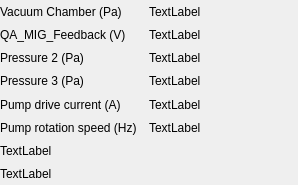
<?xml version="1.0" encoding="UTF-8"?>
<ui version="4.0">
 <class>sSystemState</class>
 <widget class="QWidget" name="sSystemState">
  <property name="geometry">
   <rect>
    <x>0</x>
    <y>0</y>
    <width>298</width>
    <height>185</height>
   </rect>
  </property>
  <property name="windowTitle">
   <string>Form</string>
  </property>
  <layout class="QVBoxLayout" name="verticalLayout">
   <property name="spacing">
    <number>0</number>
   </property>
   <property name="leftMargin">
    <number>0</number>
   </property>
   <property name="topMargin">
    <number>0</number>
   </property>
   <property name="rightMargin">
    <number>0</number>
   </property>
   <property name="bottomMargin">
    <number>0</number>
   </property>
   <item>
    <layout class="QGridLayout" name="gridLayout">
     <item row="3" column="0">
      <widget class="QLabel" name="label_5">
       <property name="text">
        <string>Pressure 3 (Pa)</string>
       </property>
      </widget>
     </item>
     <item row="0" column="1">
      <widget class="QLabel" name="L_AD0">
       <property name="text">
        <string>TextLabel</string>
       </property>
      </widget>
     </item>
     <item row="1" column="0">
      <widget class="QLabel" name="label_9">
       <property name="text">
        <string>QA_MIG_Feedback (V)</string>
       </property>
      </widget>
     </item>
     <item row="2" column="1">
      <widget class="QLabel" name="L_AD2">
       <property name="text">
        <string>TextLabel</string>
       </property>
      </widget>
     </item>
     <item row="0" column="0">
      <widget class="QLabel" name="label_11">
       <property name="text">
        <string>Vacuum Chamber (Pa)</string>
       </property>
      </widget>
     </item>
     <item row="3" column="1">
      <widget class="QLabel" name="L_AD3">
       <property name="text">
        <string>TextLabel</string>
       </property>
      </widget>
     </item>
     <item row="2" column="0">
      <widget class="QLabel" name="label_7">
       <property name="text">
        <string>Pressure 2 (Pa)</string>
       </property>
      </widget>
     </item>
     <item row="5" column="0">
      <widget class="QLabel" name="label_2">
       <property name="text">
        <string>Pump rotation speed (Hz)</string>
       </property>
      </widget>
     </item>
     <item row="5" column="1">
      <widget class="QLabel" name="label_4">
       <property name="text">
        <string>TextLabel</string>
       </property>
      </widget>
     </item>
     <item row="4" column="1">
      <widget class="QLabel" name="label_3">
       <property name="text">
        <string>TextLabel</string>
       </property>
      </widget>
     </item>
     <item row="1" column="1">
      <widget class="QLabel" name="L_AD1">
       <property name="text">
        <string>TextLabel</string>
       </property>
      </widget>
     </item>
     <item row="4" column="0">
      <widget class="QLabel" name="label">
       <property name="text">
        <string>Pump drive current (A)</string>
       </property>
      </widget>
     </item>
     <item row="6" column="0" colspan="2">
      <widget class="QLabel" name="label_6">
       <property name="text">
        <string>TextLabel</string>
       </property>
      </widget>
     </item>
     <item row="7" column="0" colspan="2">
      <widget class="QLabel" name="label_8">
       <property name="text">
        <string>TextLabel</string>
       </property>
      </widget>
     </item>
    </layout>
   </item>
  </layout>
 </widget>
 <resources/>
 <connections/>
</ui>
